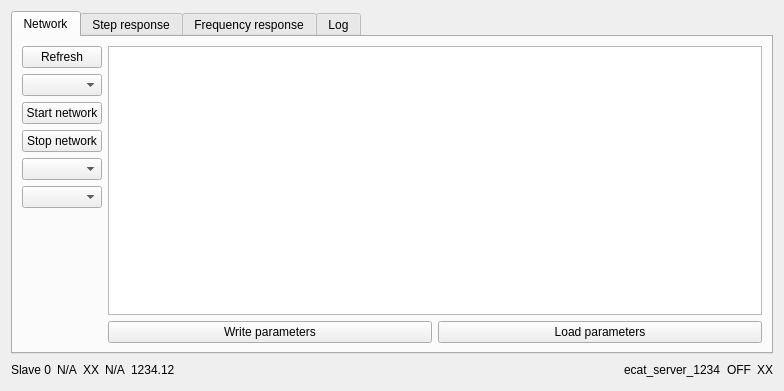
<?xml version="1.0" encoding="UTF-8"?>
<ui version="4.0">
 <class>Dashboard</class>
 <widget class="QWidget" name="Dashboard">
  <property name="geometry">
   <rect>
    <x>0</x>
    <y>0</y>
    <width>784</width>
    <height>391</height>
   </rect>
  </property>
  <property name="windowTitle">
   <string>EtherCAT Dashboard</string>
  </property>
  <layout class="QVBoxLayout" name="verticalLayout_2">
   <item>
    <layout class="QVBoxLayout" name="verticalLayout">
     <item>
      <layout class="QHBoxLayout" name="horizontalLayout">
       <item>
        <widget class="QTabWidget" name="_tab_widget">
         <property name="currentIndex">
          <number>0</number>
         </property>
         <widget class="QWidget" name="_tab_network">
          <attribute name="title">
           <string>Network</string>
          </attribute>
          <layout class="QVBoxLayout" name="verticalLayout_11">
           <item>
            <layout class="QVBoxLayout" name="verticalLayout_5">
             <item>
              <layout class="QVBoxLayout" name="verticalLayout_7">
               <item>
                <layout class="QHBoxLayout" name="horizontalLayout_3">
                 <item>
                  <layout class="QVBoxLayout" name="verticalLayout_8">
                   <item>
                    <widget class="QPushButton" name="_btn_network_refresh">
                     <property name="text">
                      <string>Refresh</string>
                     </property>
                    </widget>
                   </item>
                   <item>
                    <widget class="QComboBox" name="_cb_network_masters">
                     <property name="sizeAdjustPolicy">
                      <enum>QComboBox::AdjustToContents</enum>
                     </property>
                    </widget>
                   </item>
                   <item>
                    <widget class="QPushButton" name="_btn_network_start">
                     <property name="text">
                      <string>Start network</string>
                     </property>
                    </widget>
                   </item>
                   <item>
                    <widget class="QPushButton" name="_btn_network_stop">
                     <property name="text">
                      <string>Stop network</string>
                     </property>
                    </widget>
                   </item>
                   <item>
                    <widget class="QComboBox" name="_cb_network_slaves"/>
                   </item>
                   <item>
                    <widget class="QComboBox" name="_cb_network_slave_mode"/>
                   </item>
                   <item>
                    <spacer name="verticalSpacer_2">
                     <property name="orientation">
                      <enum>Qt::Vertical</enum>
                     </property>
                     <property name="sizeHint" stdset="0">
                      <size>
                       <width>20</width>
                       <height>40</height>
                      </size>
                     </property>
                    </spacer>
                   </item>
                  </layout>
                 </item>
                 <item>
                  <layout class="QVBoxLayout" name="verticalLayout_9">
                   <item>
                    <spacer name="horizontalSpacer_2">
                     <property name="orientation">
                      <enum>Qt::Horizontal</enum>
                     </property>
                     <property name="sizeHint" stdset="0">
                      <size>
                       <width>40</width>
                       <height>0</height>
                      </size>
                     </property>
                    </spacer>
                   </item>
                   <item>
                    <widget class="QTableView" name="_tv_network_parameters"/>
                   </item>
                   <item>
                    <layout class="QHBoxLayout" name="horizontalLayout_4">
                     <item>
                      <widget class="QPushButton" name="_btn_network_write_parameters">
                       <property name="text">
                        <string>Write parameters</string>
                       </property>
                      </widget>
                     </item>
                     <item>
                      <widget class="QPushButton" name="_btn_network_load_parameters">
                       <property name="text">
                        <string>Load parameters</string>
                       </property>
                      </widget>
                     </item>
                    </layout>
                   </item>
                  </layout>
                 </item>
                </layout>
               </item>
              </layout>
             </item>
            </layout>
           </item>
          </layout>
         </widget>
         <widget class="QWidget" name="_tab_step">
          <attribute name="title">
           <string>Step response</string>
          </attribute>
          <layout class="QHBoxLayout" name="horizontalLayout_6">
           <item>
            <layout class="QGridLayout" name="gridLayout_2">
             <item row="0" column="0">
              <widget class="QPushButton" name="_btn_step_start">
               <property name="text">
                <string>Start</string>
               </property>
              </widget>
             </item>
             <item row="3" column="1">
              <widget class="QPushButton" name="_btn_step_load_parameters">
               <property name="text">
                <string>Load parameters</string>
               </property>
              </widget>
             </item>
             <item row="3" column="0">
              <widget class="QPushButton" name="_btn_step_write_parameters">
               <property name="text">
                <string>Write parameters</string>
               </property>
              </widget>
             </item>
             <item row="0" column="1">
              <widget class="QPushButton" name="_btn_step_reset">
               <property name="text">
                <string>Reset</string>
               </property>
              </widget>
             </item>
             <item row="2" column="0" colspan="2">
              <widget class="QTableView" name="_tv_step_parameters"/>
             </item>
             <item row="1" column="0">
              <widget class="QGroupBox" name="groupBox_3">
               <property name="title">
                <string>Start position</string>
               </property>
               <layout class="QHBoxLayout" name="horizontalLayout_11">
                <item>
                 <widget class="QDoubleSpinBox" name="_dsb_step_start_pos">
                  <property name="sizePolicy">
                   <sizepolicy hsizetype="MinimumExpanding" vsizetype="Fixed">
                    <horstretch>0</horstretch>
                    <verstretch>0</verstretch>
                   </sizepolicy>
                  </property>
                 </widget>
                </item>
                <item>
                 <widget class="QLabel" name="label_7">
                  <property name="sizePolicy">
                   <sizepolicy hsizetype="Minimum" vsizetype="Preferred">
                    <horstretch>0</horstretch>
                    <verstretch>0</verstretch>
                   </sizepolicy>
                  </property>
                  <property name="text">
                   <string>mm</string>
                  </property>
                 </widget>
                </item>
               </layout>
              </widget>
             </item>
             <item row="1" column="1">
              <widget class="QGroupBox" name="groupBox_4">
               <property name="title">
                <string>End position</string>
               </property>
               <layout class="QHBoxLayout" name="horizontalLayout_14">
                <item>
                 <widget class="QDoubleSpinBox" name="_dsb_step_end_pos">
                  <property name="sizePolicy">
                   <sizepolicy hsizetype="MinimumExpanding" vsizetype="Fixed">
                    <horstretch>0</horstretch>
                    <verstretch>0</verstretch>
                   </sizepolicy>
                  </property>
                 </widget>
                </item>
                <item>
                 <widget class="QLabel" name="label_8">
                  <property name="sizePolicy">
                   <sizepolicy hsizetype="Minimum" vsizetype="Preferred">
                    <horstretch>0</horstretch>
                    <verstretch>0</verstretch>
                   </sizepolicy>
                  </property>
                  <property name="text">
                   <string>mm</string>
                  </property>
                 </widget>
                </item>
               </layout>
              </widget>
             </item>
            </layout>
           </item>
           <item>
            <widget class="Line" name="line">
             <property name="orientation">
              <enum>Qt::Vertical</enum>
             </property>
            </widget>
           </item>
           <item>
            <layout class="QVBoxLayout" name="verticalLayout_6">
             <item>
              <widget class="QComboBox" name="_cb_step_plot_select">
               <property name="sizePolicy">
                <sizepolicy hsizetype="Expanding" vsizetype="Fixed">
                 <horstretch>0</horstretch>
                 <verstretch>0</verstretch>
                </sizepolicy>
               </property>
              </widget>
             </item>
             <item>
              <widget class="QWidget" name="_step_plot_widget" native="true"/>
             </item>
            </layout>
           </item>
          </layout>
         </widget>
         <widget class="QWidget" name="_tab_sine">
          <attribute name="title">
           <string>Frequency response</string>
          </attribute>
          <layout class="QHBoxLayout" name="horizontalLayout_10">
           <item>
            <layout class="QGridLayout" name="gridLayout">
             <item row="2" column="0" colspan="2">
              <widget class="QGroupBox" name="groupBox_2">
               <property name="title">
                <string>Frequency 2</string>
               </property>
               <layout class="QHBoxLayout" name="horizontalLayout_12">
                <item>
                 <widget class="QDoubleSpinBox" name="_dsb_frequency_f2_hz">
                  <property name="sizePolicy">
                   <sizepolicy hsizetype="Expanding" vsizetype="Fixed">
                    <horstretch>0</horstretch>
                    <verstretch>0</verstretch>
                   </sizepolicy>
                  </property>
                 </widget>
                </item>
                <item>
                 <widget class="QLabel" name="label_5">
                  <property name="sizePolicy">
                   <sizepolicy hsizetype="Minimum" vsizetype="Minimum">
                    <horstretch>0</horstretch>
                    <verstretch>0</verstretch>
                   </sizepolicy>
                  </property>
                  <property name="text">
                   <string>Hz</string>
                  </property>
                 </widget>
                </item>
                <item>
                 <widget class="Line" name="line_3">
                  <property name="orientation">
                   <enum>Qt::Vertical</enum>
                  </property>
                 </widget>
                </item>
                <item>
                 <widget class="QDoubleSpinBox" name="_dsb_frequency_f2_amplitude">
                  <property name="sizePolicy">
                   <sizepolicy hsizetype="Expanding" vsizetype="Fixed">
                    <horstretch>0</horstretch>
                    <verstretch>0</verstretch>
                   </sizepolicy>
                  </property>
                 </widget>
                </item>
                <item>
                 <widget class="QLabel" name="label_6">
                  <property name="sizePolicy">
                   <sizepolicy hsizetype="Minimum" vsizetype="Minimum">
                    <horstretch>0</horstretch>
                    <verstretch>0</verstretch>
                   </sizepolicy>
                  </property>
                  <property name="text">
                   <string>mm</string>
                  </property>
                 </widget>
                </item>
               </layout>
              </widget>
             </item>
             <item row="0" column="0">
              <widget class="QPushButton" name="_btn_frequency_start">
               <property name="text">
                <string>Start</string>
               </property>
              </widget>
             </item>
             <item row="0" column="1">
              <widget class="QPushButton" name="_btn_frequency_reset">
               <property name="text">
                <string>Reset</string>
               </property>
              </widget>
             </item>
             <item row="1" column="0" colspan="2">
              <widget class="QGroupBox" name="groupBox">
               <property name="title">
                <string>Frequency 1</string>
               </property>
               <layout class="QHBoxLayout" name="horizontalLayout_13">
                <item>
                 <widget class="QDoubleSpinBox" name="_dsb_frequency_f1_hz">
                  <property name="sizePolicy">
                   <sizepolicy hsizetype="Expanding" vsizetype="Fixed">
                    <horstretch>0</horstretch>
                    <verstretch>0</verstretch>
                   </sizepolicy>
                  </property>
                 </widget>
                </item>
                <item>
                 <widget class="QLabel" name="label">
                  <property name="sizePolicy">
                   <sizepolicy hsizetype="Minimum" vsizetype="Minimum">
                    <horstretch>0</horstretch>
                    <verstretch>0</verstretch>
                   </sizepolicy>
                  </property>
                  <property name="text">
                   <string>Hz</string>
                  </property>
                 </widget>
                </item>
                <item>
                 <widget class="Line" name="line_4">
                  <property name="orientation">
                   <enum>Qt::Vertical</enum>
                  </property>
                 </widget>
                </item>
                <item>
                 <widget class="QDoubleSpinBox" name="_dsb_frequency_f1_amplitude">
                  <property name="sizePolicy">
                   <sizepolicy hsizetype="Expanding" vsizetype="Fixed">
                    <horstretch>0</horstretch>
                    <verstretch>0</verstretch>
                   </sizepolicy>
                  </property>
                 </widget>
                </item>
                <item>
                 <widget class="QLabel" name="label_4">
                  <property name="sizePolicy">
                   <sizepolicy hsizetype="Minimum" vsizetype="Minimum">
                    <horstretch>0</horstretch>
                    <verstretch>0</verstretch>
                   </sizepolicy>
                  </property>
                  <property name="text">
                   <string>mm</string>
                  </property>
                 </widget>
                </item>
               </layout>
              </widget>
             </item>
             <item row="3" column="0" colspan="2">
              <widget class="QTableView" name="_tv_frequency_parameters"/>
             </item>
             <item row="4" column="0">
              <widget class="QPushButton" name="_btn_frequency_write_parameters">
               <property name="text">
                <string>Write parameters</string>
               </property>
              </widget>
             </item>
             <item row="4" column="1">
              <widget class="QPushButton" name="_btn_frequency_load_parameters">
               <property name="text">
                <string>Load parameters</string>
               </property>
              </widget>
             </item>
            </layout>
           </item>
           <item>
            <widget class="Line" name="line_2">
             <property name="orientation">
              <enum>Qt::Vertical</enum>
             </property>
            </widget>
           </item>
           <item>
            <layout class="QVBoxLayout" name="verticalLayout_16">
             <item>
              <widget class="QComboBox" name="_cb_frequency_plot_select"/>
             </item>
             <item>
              <widget class="QWidget" name="_frequency_plot_widget" native="true"/>
             </item>
            </layout>
           </item>
          </layout>
         </widget>
         <widget class="QWidget" name="_tab_log">
          <attribute name="title">
           <string>Log</string>
          </attribute>
          <layout class="QVBoxLayout" name="verticalLayout_4">
           <item>
            <layout class="QVBoxLayout" name="verticalLayout_3">
             <item>
              <widget class="QTextEdit" name="_te_log">
               <property name="lineWrapMode">
                <enum>QTextEdit::NoWrap</enum>
               </property>
               <property name="readOnly">
                <bool>true</bool>
               </property>
              </widget>
             </item>
            </layout>
           </item>
          </layout>
         </widget>
        </widget>
       </item>
       <item>
        <spacer name="verticalSpacer">
         <property name="orientation">
          <enum>Qt::Vertical</enum>
         </property>
         <property name="sizeHint" stdset="0">
          <size>
           <width>0</width>
           <height>40</height>
          </size>
         </property>
        </spacer>
       </item>
      </layout>
     </item>
     <item>
      <layout class="QHBoxLayout" name="horizontalLayout_2">
       <item>
        <widget class="QLabel" name="_lbl_sb_slave">
         <property name="text">
          <string>Slave 0</string>
         </property>
        </widget>
       </item>
       <item>
        <widget class="QLabel" name="_lbl_sb_slave_status">
         <property name="text">
          <string>N/A</string>
         </property>
        </widget>
       </item>
       <item>
        <widget class="QLabel" name="_lbl_sb_slave_status_icon">
         <property name="text">
          <string>XX</string>
         </property>
        </widget>
       </item>
       <item>
        <widget class="QLabel" name="_lbl_sb_slave_mode">
         <property name="maximumSize">
          <size>
           <width>16777215</width>
           <height>16</height>
          </size>
         </property>
         <property name="text">
          <string>N/A</string>
         </property>
        </widget>
       </item>
       <item>
        <widget class="QLabel" name="_lbl_sb_slave_mode_value">
         <property name="maximumSize">
          <size>
           <width>16777215</width>
           <height>16</height>
          </size>
         </property>
         <property name="text">
          <string>1234.12</string>
         </property>
        </widget>
       </item>
       <item>
        <spacer name="horizontalSpacer">
         <property name="orientation">
          <enum>Qt::Horizontal</enum>
         </property>
         <property name="sizeHint" stdset="0">
          <size>
           <width>40</width>
           <height>20</height>
          </size>
         </property>
        </spacer>
       </item>
       <item>
        <widget class="QLabel" name="_lbl_sb_master">
         <property name="text">
          <string>ecat_server_1234</string>
         </property>
        </widget>
       </item>
       <item>
        <widget class="QLabel" name="_lbl_sb_master_status">
         <property name="maximumSize">
          <size>
           <width>16777215</width>
           <height>16</height>
          </size>
         </property>
         <property name="text">
          <string>OFF</string>
         </property>
        </widget>
       </item>
       <item>
        <widget class="QLabel" name="_lbl_sb_master_status_icon">
         <property name="maximumSize">
          <size>
           <width>16</width>
           <height>16</height>
          </size>
         </property>
         <property name="text">
          <string>XX</string>
         </property>
        </widget>
       </item>
      </layout>
     </item>
    </layout>
   </item>
  </layout>
 </widget>
 <tabstops>
  <tabstop>_tab_widget</tabstop>
  <tabstop>_btn_network_refresh</tabstop>
  <tabstop>_cb_network_masters</tabstop>
  <tabstop>_btn_network_start</tabstop>
  <tabstop>_btn_network_stop</tabstop>
  <tabstop>_cb_network_slaves</tabstop>
  <tabstop>_cb_network_slave_mode</tabstop>
  <tabstop>_btn_network_write_parameters</tabstop>
  <tabstop>_btn_network_load_parameters</tabstop>
  <tabstop>_te_log</tabstop>
 </tabstops>
 <resources/>
 <connections/>
</ui>
